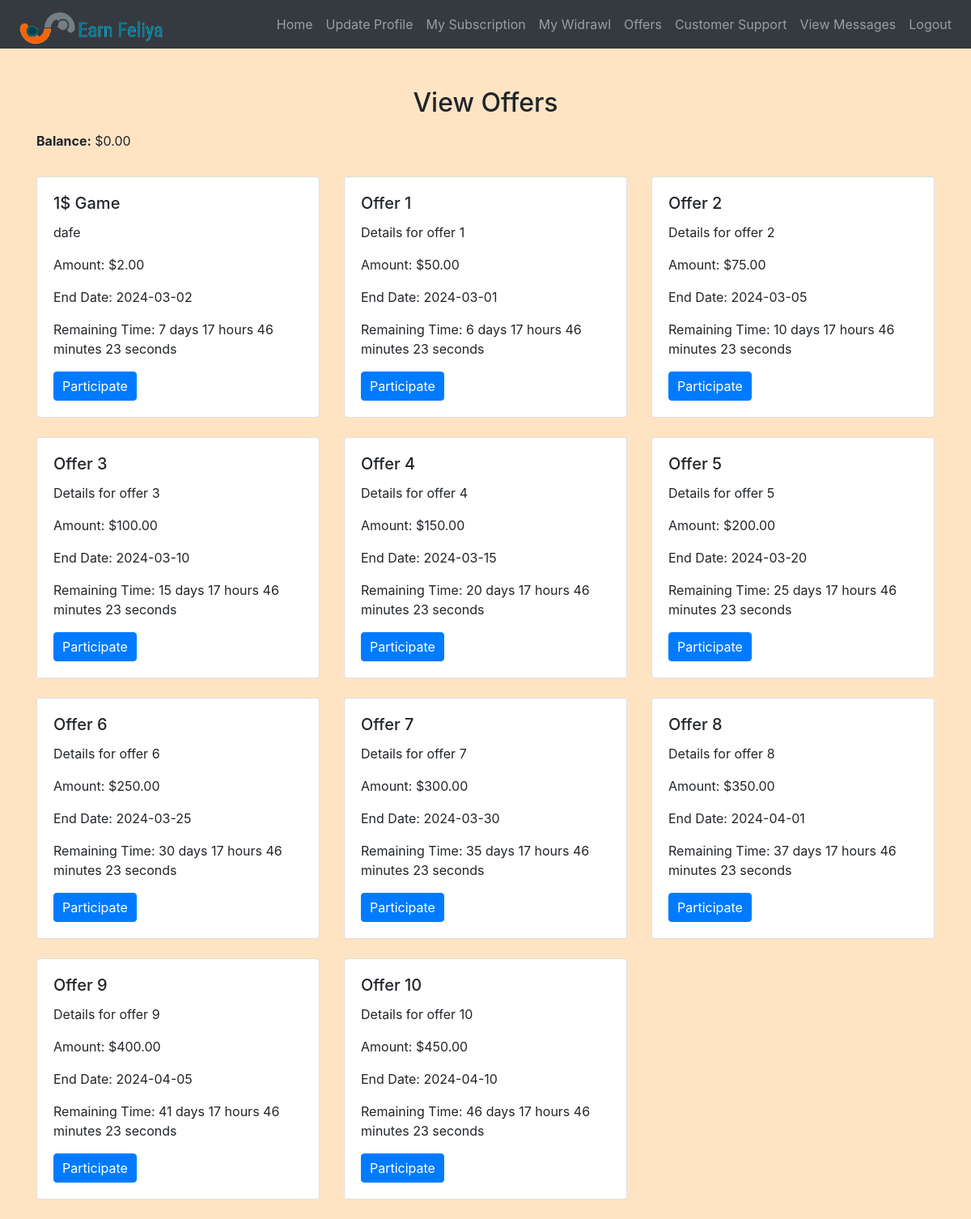
Page /user/view_offers.php (signed in) on the committed database.
### tables this page shows
CREATE TABLE `offers` (
  `id` int(11) NOT NULL,
  `offer_name` varchar(255) NOT NULL,
  `details` text NOT NULL,
  `amount` decimal(10,2) NOT NULL,
  `end_date` date NOT NULL
);

### user/view_offers.php (the view, shortened to what this page needs)
<?php
include('config.php');
$user_id = $_SESSION["id"];
$sql_user = "SELECT username, email, wallet_address, balance FROM users WHERE id = ?";
$stmt_user = mysqli_prepare($conn, $sql_user);
mysqli_stmt_bind_param($stmt_user, "i", $user_id);
mysqli_stmt_execute($stmt_user);
mysqli_stmt_bind_result($stmt_user, $username, $email, $wallet_address, $balance);
?>
<!DOCTYPE html>
<html>
<head>
    <link rel="stylesheet" href="https://maxcdn.bootstrapcdn.com/bootstrap/4.5.2/css/bootstrap.min.css">
    <link rel="stylesheet" href="./css/style.css">
</head>
<body>
<?php include('navbar.php'); ?>
<div class="container mt-5">
    <h2 class="mb-3">View Offers</h2>
    <div class="row">
        <div class="col-md-12 mb-3">
            <p><strong>Balance:</strong> $<?php echo $balance; ?></p>
        </div>
        <?php
        $sql = "SELECT * FROM offers";
        $result = mysqli_query($conn, $sql);
        if (mysqli_num_rows($result) > 0) {
            while ($row = mysqli_fetch_assoc($result)) {
                $current_date = new DateTime();
                $end_date = new DateTime($row['end_date']);
                $interval = $current_date->diff($end_date);
                $remaining_time = $interval->format('%a days %h hours %i minutes %s seconds');
                $offer_id = $row['id'];
                $sql_participation = "SELECT * FROM participants WHERE user_id = ? AND offer_id = ?";
                $stmt_participation = mysqli_prepare($conn, $sql_participation);
                mysqli_stmt_bind_param($stmt_participation, "ii", $user_id, $offer_id);
                mysqli_stmt_execute($stmt_participation);
                $participation_result = mysqli_stmt_get_result($stmt_participation);
                if (mysqli_num_rows($participation_result) > 0) {
                    $participation_row = mysqli_fetch_assoc($participation_result);
                    echo "<div class='col-md-4'>";
                    echo "<div class='card mb-4'>";
                    echo "<div class='card-body'>";
                    echo "<h5 class='card-title'>" . $row['offer_name'] . "</h5>";
                    echo "<p class='card-text'>" . $row['details'] . "</p>";
                    echo "<p class='card-text'>Amount: $" . $row['amount'] . "</p>";
                    echo "<p class='card-text'>End Date: " . $row['end_date'] . "</p>";
                    $winner_id = $participation_row['user_id'];
                    $sql_winner = "SELECT username FROM users WHERE id = ?";
                    $stmt_winner = mysqli_prepare($conn, $sql_winner);
                    mysqli_stmt_bind_param($stmt_winner, "i", $winner_id);
                    mysqli_stmt_execute($stmt_winner);
                    mysqli_stmt_bind_result($stmt_winner, $winner_username);
                    mysqli_stmt_fetch($stmt_winner);
                    mysqli_stmt_close($stmt_winner);
                    if ($participation_row['is_winner']) {
                        echo "<p class='card-text'>Winner: " . $winner_username . "</p>";
                    } else {
                        echo "<p class='card-text'>Status: Wait for results</p>";
                    }
                    echo "</div>";
                    echo "</div>";
                    echo "</div>";
                } else {
                    echo "<div class='col-md-4'>";
                    echo "<div class='card mb-4'>";
                    echo "<div class='card-body'>";
                    echo "<h5 class='card-title'>" . $row['offer_name'] . "</h5>";
                    echo "<p class='card-text'>" . $row['details'] . "</p>";
                    echo "<p class='card-text'>Amount: $" . $row['amount'] . "</p>";
                    echo "<p class='card-text'>End Date: " . $row['end_date'] . "</p>";
                    echo "<p class='card-text'>Remaining Time: <span id='timer_" . $offer_id . "'>" . $remaining_time . "</span></p>";
                    echo "<form method='post' action='participate.php'>";
                    echo "<button type='submit' class='btn btn-primary'>Participate</button>";
                    echo "</form>";
                    echo "</div>";
                    echo "</div>";
                    echo "</div>";
                }
            }
        } else {
            echo "<p>No offers found</p>";
        }
        ?>
    </div>
</div>
</body>
</html>

### user/css/style.css (style rules this page uses)
body { background-color: bisque; }
h1, h2, h3, h4 { text-align: center; margin-top: 30px; margin-bottom: 30px; }
.btn-primary { padding: 5px 10px; }

### rows in the picture
offers: offer_name "1$ Game", details "dafe", amount "2.00", end_date "2024-03-02"
offers: offer_name "Offer 1", details "Details for offer 1", amount "50.00", end_date "2024-03-01"
offers: offer_name "Offer 2", details "Details for offer 2", amount "75.00", end_date "2024-03-05"
offers: offer_name "Offer 3", details "Details for offer 3", amount "100.00", end_date "2024-03-10"
offers: offer_name "Offer 4", details "Details for offer 4", amount "150.00", end_date "2024-03-15"
offers: offer_name "Offer 5", details "Details for offer 5", amount "200.00", end_date "2024-03-20"
offers: offer_name "Offer 6", details "Details for offer 6", amount "250.00", end_date "2024-03-25"
offers: offer_name "Offer 7", details "Details for offer 7", amount "300.00", end_date "2024-03-30"
offers: offer_name "Offer 8", details "Details for offer 8", amount "350.00", end_date "2024-04-01"
offers: offer_name "Offer 9", details "Details for offer 9", amount "400.00", end_date "2024-04-05"
offers: offer_name "Offer 10", details "Details for offer 10", amount "450.00", end_date "2024-04-10"

### other values in the picture
$balance "0.00"
